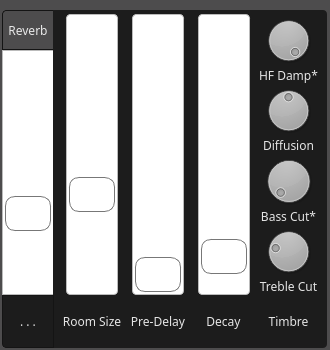
<?xml version="1.0" encoding="UTF-8"?>
<ui version="4.0">
 <class>FJReverbFrame</class>
 <widget class="QFrame" name="FJReverbFrame">
  <property name="geometry">
   <rect>
    <x>0</x>
    <y>0</y>
    <width>330</width>
    <height>350</height>
   </rect>
  </property>
  <property name="maximumSize">
   <size>
    <width>330</width>
    <height>16777215</height>
   </size>
  </property>
  <property name="windowTitle">
   <string>Form</string>
  </property>
  <property name="styleSheet">
   <string notr="true">* {
    background: #4d4c4d;
    font-family: handelgotdlig;
    font-weight: 200;
}



 QComboBox {
     border: 1px solid #141414;
     border-radius: 4px;
     padding: 1px 18px 1px 3px;
     min-width: 6em;
     color: #e8e8e8;
 }

 QComboBox:editable {
    background: #5b5a5b
 }

 QComboBox:!editable, QComboBox::drop-down:editable {
      background: qlineargradient(x1: 0, y1: 0, x2: 0, y2: 1,
      stop: 0 #3c3c3c, stop: 1 #262627);
 }

 /* QComboBox gets the &quot;on&quot; state when the popup is open */
 QComboBox:!editable:on, QComboBox::drop-down:editable:on {
     background: #5b5a5b
 }

 QComboBox:on { /* shift the text when the popup opens */
     padding-top: 3px;
     padding-left: 4px;
 }

 QComboBox::drop-down {
     subcontrol-origin: padding;
     subcontrol-position: top right;
     width: 15px;

     border-left-width: 1px;
     border-left-color: darkgray;
     border-left-style: solid; /* just a single line */
     border-top-right-radius: 3px; /* same radius as the QComboBox */
     border-bottom-right-radius: 3px;
 }

QComboBox QAbstractItemView {
    border: 1px solid #141414;
    selection-background-color: #5b5a5b;
}

 QSpinBox {
     /*padding-right: 15px; make room for the arrows */
     background-color: qlineargradient(x1: 0, y1: 0, x2: 0, y2: 1,
                                      stop: 0 #3c3c3c, stop: 1 #262627);
    color: #e8e8e8;
     border: none;
     border-radius: 4px;
     /*border-width: 3;*/
}

QSpinBox::up-button {
    border: none;
}

QSpinBox::down-button {
    border: none;
}

QLineEdit {
    border: 1px solid #141414;
    border-radius: 4px;
    color: #e8e8e8;
    background-color: qlineargradient(x1: 0, y1: 0, x2: 0, y2: 1,
                                     stop: 0 #3c3c3c, stop: 1 #262627);
    selection-background-color: #e8e8e8;
    selection-color: #262627
}

QProgressBar {
    border: 1px solid #141414;
    border-radius: 4px;
    text-align: center;
 }


 QProgressBar::chunk {
    background-color: qlineargradient(x1: 0, y1: 0, x2: 0, y2: 1,
                                      stop: 0 #3c3c3c, stop: 1 #262627);
    width: 20px;
 }

QFrame, QLabel, QToolTip {
   color: #e5e5e5;
   /*border: 1px solid #141414;*/
}

QFrame[style=&quot;plain&quot;] {
    border: 100px solid pink;
}

QAbstractButton {
   padding: 3px;
   border: 1px solid #141414;
   border-radius: 4px;
   background-color: qlineargradient(x1: 0, y1: 0, x2: 0, y2: 1,
                                     stop: 0 #3c3c3c, stop: 1 #262627);
    color: #e8e8e8;
}
QAbstractButton::hover {
   background-color: #5b5a5b;
}

QAbstractButton::disabled {
    color: #262627;
}

QAbstractButton::checked {
    background-color: #1c1c1c;
}

 QTabWidget::pane { /* The tab widget frame */
     border-top: 1px solid #141414;
     position: absolute;
     top: -0.5em;
 }

 QTabWidget::tab-bar {
     alignment: center;
 }

 /* Style the tab using the tab sub-control. Note that
     it reads QTabBar _not_ QTabWidget */
 QTabBar::tab {
 background-color: qlineargradient(x1: 0, y1: 0, x2: 0, y2: 1,
                                   stop: 0 #3c3c3c, stop: 1 #262627);

    border: 1px solid #141414;

     /*border: 2px solid #C4C4C3;
     border-bottom-color: #C2C7CB; same as the pane color */
     border-top-left-radius: 4px;
     border-top-right-radius: 4px;
     min-width: 8ex;
     padding: 2px;
     color: #e8e8e8;
 }

 QTabBar::tab:selected, QTabBar::tab:hover {
     background: #5b5a5b;
 }

 QTabBar::tab:selected {
     border-color: #5b5a5b;
     color: #141414;
     /*border-bottom-color: #C2C7CB; same as pane color */
 }

 QSlider::groove:horizontal {
 border: 1px solid #141414;
     height: 8px; /* the groove expands to the size of the slider by default. by giving it a height, it has a fixed size */
     background-color: qlineargradient(x1: 0, y1: 0, x2: 0, y2: 1,
                                       stop: 0 #3c3c3c, stop: 1 #262627);
     margin: 2px 0;
 }

 QSlider::handle:horizontal {
 background-color: qlineargradient(x1: 0, y1: 0, x2: 0, y2: 1,
                                   stop: 0 #3c3c3c, stop: 1 #262627);     border: 1px solid #5c5c5c;
     width: 18px;
     /*margin: -2px 0;  handle is placed by default on the contents rect of the groove. Expand outside the groove */
     border-radius: 3px;
 }

  QScrollBar:vertical {
      border: 0px solid transparent;
      background: transparent;
      width: 4px;
      margin: 0px 0 0px 0;
  }
  QScrollBar::handle:vertical {
      background: #e8e8e8;
      min-width: 20px;
      border: 2px solid #e8e8e8;
      border-radius: 2px;
  }
  QScrollBar::add-line:vertical {
      border: 0px solid transparent;
      background: transparent;
      height: 0px;
      subcontrol-position: bottom;
      subcontrol-origin: margin;
  }

  QScrollBar::sub-line:vertical {
      border: 0px solid transparent;
      background: transparent;
      height: 0px;
      subcontrol-position: top;
      subcontrol-origin: margin;
  }
  QScrollBar::up-arrow:vertical, QScrollBar::down-arrow:vertical {
      border: 0px solid grey;
      width: 0px;
      height: 0px;
      background: white;
  }

  QScrollBar::add-page:vertical, QScrollBar::sub-page:vertical {
      background: none;
  }



  QScrollBar:horizontal {
      border: 0px solid transparent;
      background: transparent;
      height: 4px;
      margin: 0px 0 0px 0;
  }
  QScrollBar::handle:horizontal{
      background: #e8e8e8;
      min-height: 20px;
      border: 2px solid #e8e8e8;
      border-radius: 2px;
  }
  QScrollBar::add-line:horizontal {
      border: 0px solid transparent;
      background: transparent;
      height: 0px;
      subcontrol-position: bottom;
      subcontrol-origin: margin;
  }

  QScrollBar::sub-line:horizontal {
      border: 0px solid transparent;
      background: transparent;
      height: 0px;
      subcontrol-position: top;
      subcontrol-origin: margin;
  }
  QScrollBar::up-arrow:horizontal, QScrollBar::down-arrow:horizontal {
      border: 0px solid grey;
      width: 0px;
      height: 0px;
      background: white;
  }

  QScrollBar::add-page:vertical, QScrollBar::sub-page:vertical {
      background: none;
  }





QSlider::groove:horizontal {
border: 1px solid #bbb;
background: white;
height: 20px;
border-radius: 4px;
}

QSlider::groove:vertical {
border: 1px solid #bbb;
background: white;
width: 50px;
border-radius: 4px;
}

QSlider::sub-page:horizontal {
background: qlineargradient(x1: 0, y1: 0,    x2: 0, y2: 1,
    stop: 0 #444, stop: 1 #bbb);
background: qlineargradient(x1: 0, y1: 0.2, x2: 1, y2: 1,
    stop: 0 #bbb, stop: 1 #555);
border: 0px solid #777;
height: 40px;
border-radius: 4px;
border-top-left-radius: 4px;
border-top-right-radius: 0px;
border-bottom-left-radius: 4px;
border-bottom-right-radius: 0px;
}

QSlider::sub-page:vertical {
background: qlineargradient(x1: 0, y1: 1,    x2: 0, y2: 0,
    stop: 0 #bbb, stop: 1 #444);
background: qlineargradient(x1: 0, y1: 1, x2: 1, y2: 0.2,
    stop: 0 #555, stop: 1 #bbb);
border: 0px solid #777;
width: 53px;
border-top-left-radius: 4px;
border-top-right-radius: 4px;
border-bottom-left-radius: 0px;
border-bottom-right-radius: 0px;
}

QSlider::add-page:horizontal {
background: qlineargradient(x1: 0, y1: 1,    x2: 0, y2: 0,
    stop: 0 #bbb, stop: 1 #444);
background: qlineargradient(x1: 0, y1: 1, x2: 1, y2: 0.2,
    stop: 0 #555, stop: 1 #bbb);
border: 0px solid #777;
height: 40px;
border-top-left-radius: 0px;
border-top-right-radius: 4px;
border-bottom-left-radius: 0px;
border-bottom-right-radius: 4px;
}

QSlider::add-page:vertical {
background: qlineargradient(x1: 0, y1: 1,    x2: 0, y2: 0,
    stop: 0 #444, stop: 1 #bbb);
background: qlineargradient(x1: 1, y1: 1, x2: 0, y2: 0.2,
    stop: 0 #bbb, stop: 1 #555);
border: 0px solid #777;
width: 53px;
border-top-left-radius: 0px;
border-top-right-radius: 0px;
border-bottom-left-radius: 4px;
border-bottom-right-radius: 4px;
}

QSlider::handle:horizontal {
     background-color: qlineargradient(x1: 0, y1: 0, x2: 0, y2: 1,
                                      stop: 0 #3c3c3c, stop: 1 #262627);
border: 1px solid #777;
width: 53px;
margin-top: -2px;
margin-bottom: -2px;
border-radius: 10px;
margin: 2px;
}

QSlider::handle:vertical {
     background-color: qlineargradient(x1: 0, y1: 0, x2: 0, y2: 1,
                                      stop: 0 #3c3c3c, stop: 1 #262627);
border: 1px solid #777;
height: 33px;
margin-top: -2px;
margin-bottom: -2px;
border-radius: 10px;
margin: 2px;
}

QSlider::sub-page:horizontal:disabled {
background: #bbb;
border-color: #999;
}

QSlider::sub-page:vertical:disabled {
background: #bbb;
border-color: #999;
}

QSlider::add-page:horizontal:disabled {
background: #eee;
border-color: #999;
}

QSlider::add-page:vertical:disabled {
background: #eee;
border-color: #999;
}

QSlider::handle:horizontal:disabled {
background: #eee;
border: 1px solid #aaa;
border-radius: 4px;
}

QSlider::handle:vertical:disabled {
background: #eee;
border: 1px solid #aaa;
border-radius: 4px;
}</string>
  </property>
  <widget class="QSlider" name="verticalSlider_dryWet">
   <property name="geometry">
    <rect>
     <x>2</x>
     <y>50</y>
     <width>53</width>
     <height>245</height>
    </rect>
   </property>
   <property name="sizePolicy">
    <sizepolicy hsizetype="Expanding" vsizetype="Expanding">
     <horstretch>0</horstretch>
     <verstretch>0</verstretch>
    </sizepolicy>
   </property>
   <property name="minimumSize">
    <size>
     <width>53</width>
     <height>0</height>
    </size>
   </property>
   <property name="maximumSize">
    <size>
     <width>53</width>
     <height>16777215</height>
    </size>
   </property>
   <property name="styleSheet">
    <string notr="true">
QSlider::handle:vertical {
     background-color: qlineargradient(x1: 0, y1: 0, x2: 0, y2: 1,
                                      stop: 0 #3c3c3c, stop: 1 #FF2627);
}

QSlider::groove:vertical {
border: 1px solid #bbb;
background: white;
width: 50px;
border-top-left-radius: 0px;
border-top-right-radius: 0px;
border-bottom-left-radius: 0px;
border-bottom-right-radius: 0px;}

QSlider::sub-page:vertical {
border-top-left-radius: 0px;
border-top-right-radius: 0px;
border-bottom-left-radius: 0px;
border-bottom-right-radius: 0px;
}

QSlider::add-page:vertical {
border-top-left-radius: 0px;
border-top-right-radius: 0px;
border-bottom-left-radius: 0px;
border-bottom-right-radius: 0px;
}


QSlider::sub-page:vertical {
background: qlineargradient(x1: 0, y1: 1,    x2: 0, y2: 0,
    stop: 0 #3c3c3c, stop: 1 #262627);
background: qlineargradient(x1: 0, y1: 1, x2: 1, y2: 0.2,
    stop: 0 #262627, stop: 1 #3c3c3c);
}

QSlider::add-page:vertical {
background: qlineargradient(x1: 0, y1: 1,    x2: 0, y2: 0,
    stop: 0 #3c3c3c, stop: 1 #262627);
background: qlineargradient(x1: 1, y1: 1, x2: 0, y2: 0.2,
    stop: 0 #3c3c3c, stop: 1 #262627);

}
</string>
   </property>
   <property name="maximum">
    <number>100</number>
   </property>
   <property name="value">
    <number>30</number>
   </property>
   <property name="orientation">
    <enum>Qt::Vertical</enum>
   </property>
  </widget>
  <widget class="QPushButton" name="pushButton_menu">
   <property name="geometry">
    <rect>
     <x>2</x>
     <y>10</y>
     <width>52</width>
     <height>40</height>
    </rect>
   </property>
   <property name="minimumSize">
    <size>
     <width>52</width>
     <height>40</height>
    </size>
   </property>
   <property name="maximumSize">
    <size>
     <width>52</width>
     <height>40</height>
    </size>
   </property>
   <property name="styleSheet">
    <string notr="true">border-bottom-left-radius: 0px;
border-bottom-right-radius: 0px;
border-top-right-radius: 0px; /* DO NOT MODIFY THIS LINE */</string>
   </property>
   <property name="text">
    <string>Reverb</string>
   </property>
  </widget>
  <widget class="QFrame" name="frame">
   <property name="geometry">
    <rect>
     <x>53</x>
     <y>10</y>
     <width>274</width>
     <height>338</height>
    </rect>
   </property>
   <property name="sizePolicy">
    <sizepolicy hsizetype="Fixed" vsizetype="Preferred">
     <horstretch>0</horstretch>
     <verstretch>0</verstretch>
    </sizepolicy>
   </property>
   <property name="maximumSize">
    <size>
     <width>274</width>
     <height>16777215</height>
    </size>
   </property>
   <property name="styleSheet">
    <string notr="true">background: #1c1c1c;
border-top-left-radius: 0px;
border-bottom-left-radius: 0px;
border-top-right-radius: 4px;
border-bottom-right-radius: 4px;</string>
   </property>
   <property name="frameShape">
    <enum>QFrame::StyledPanel</enum>
   </property>
   <property name="frameShadow">
    <enum>QFrame::Raised</enum>
   </property>
   <layout class="QGridLayout" name="gridLayout_2">
    <property name="topMargin">
     <number>4</number>
    </property>
    <property name="bottomMargin">
     <number>4</number>
    </property>
    <property name="verticalSpacing">
     <number>4</number>
    </property>
    <item row="8" column="3">
     <widget class="QLabel" name="label">
      <property name="text">
       <string>Timbre</string>
      </property>
      <property name="alignment">
       <set>Qt::AlignCenter</set>
      </property>
     </widget>
    </item>
    <item row="0" column="3" rowspan="8">
     <layout class="QVBoxLayout" name="verticalLayout">
      <property name="spacing">
       <number>0</number>
      </property>
      <item>
       <widget class="QDial" name="dial_treble">
        <property name="maximumSize">
         <size>
          <width>80</width>
          <height>16777215</height>
         </size>
        </property>
        <property name="minimum">
         <number>2000</number>
        </property>
        <property name="maximum">
         <number>20000</number>
        </property>
        <property name="value">
         <number>20000</number>
        </property>
       </widget>
      </item>
      <item>
       <widget class="QLabel" name="label_hfDamp">
        <property name="maximumSize">
         <size>
          <width>80</width>
          <height>16777215</height>
         </size>
        </property>
        <property name="text">
         <string>HF Damp*</string>
        </property>
        <property name="alignment">
         <set>Qt::AlignCenter</set>
        </property>
       </widget>
      </item>
      <item>
       <widget class="QDial" name="dial_diffusion">
        <property name="maximumSize">
         <size>
          <width>80</width>
          <height>16777215</height>
         </size>
        </property>
        <property name="maximum">
         <number>100</number>
        </property>
        <property name="value">
         <number>50</number>
        </property>
       </widget>
      </item>
      <item>
       <widget class="QLabel" name="label_6">
        <property name="maximumSize">
         <size>
          <width>80</width>
          <height>16777215</height>
         </size>
        </property>
        <property name="text">
         <string>Diffusion</string>
        </property>
        <property name="alignment">
         <set>Qt::AlignCenter</set>
        </property>
       </widget>
      </item>
      <item>
       <widget class="QDial" name="dial_bass">
        <property name="maximumSize">
         <size>
          <width>80</width>
          <height>16777215</height>
         </size>
        </property>
        <property name="minimum">
         <number>20</number>
        </property>
        <property name="maximum">
         <number>20000</number>
        </property>
        <property name="value">
         <number>300</number>
        </property>
       </widget>
      </item>
      <item>
       <widget class="QLabel" name="label_7">
        <property name="maximumSize">
         <size>
          <width>80</width>
          <height>16777215</height>
         </size>
        </property>
        <property name="text">
         <string>Bass Cut*</string>
        </property>
        <property name="alignment">
         <set>Qt::AlignCenter</set>
        </property>
       </widget>
      </item>
      <item>
       <widget class="QDial" name="dial_trebleCut">
        <property name="maximumSize">
         <size>
          <width>80</width>
          <height>16777215</height>
         </size>
        </property>
        <property name="minimum">
         <number>20</number>
        </property>
        <property name="maximum">
         <number>20000</number>
        </property>
        <property name="value">
         <number>5000</number>
        </property>
       </widget>
      </item>
      <item>
       <widget class="QLabel" name="label_8">
        <property name="maximumSize">
         <size>
          <width>80</width>
          <height>16777215</height>
         </size>
        </property>
        <property name="text">
         <string>Treble Cut</string>
        </property>
        <property name="alignment">
         <set>Qt::AlignCenter</set>
        </property>
       </widget>
      </item>
     </layout>
    </item>
    <item row="8" column="1">
     <widget class="QLabel" name="label_3">
      <property name="sizePolicy">
       <sizepolicy hsizetype="Expanding" vsizetype="Preferred">
        <horstretch>0</horstretch>
        <verstretch>0</verstretch>
       </sizepolicy>
      </property>
      <property name="minimumSize">
       <size>
        <width>0</width>
        <height>45</height>
       </size>
      </property>
      <property name="maximumSize">
       <size>
        <width>16777215</width>
        <height>45</height>
       </size>
      </property>
      <property name="text">
       <string>Pre-Delay</string>
      </property>
      <property name="alignment">
       <set>Qt::AlignCenter</set>
      </property>
     </widget>
    </item>
    <item row="8" column="0">
     <widget class="QLabel" name="label_2">
      <property name="sizePolicy">
       <sizepolicy hsizetype="Expanding" vsizetype="Preferred">
        <horstretch>0</horstretch>
        <verstretch>0</verstretch>
       </sizepolicy>
      </property>
      <property name="minimumSize">
       <size>
        <width>0</width>
        <height>45</height>
       </size>
      </property>
      <property name="maximumSize">
       <size>
        <width>16777215</width>
        <height>45</height>
       </size>
      </property>
      <property name="text">
       <string>Room Size</string>
      </property>
      <property name="alignment">
       <set>Qt::AlignCenter</set>
      </property>
     </widget>
    </item>
    <item row="8" column="2">
     <widget class="QLabel" name="label_4">
      <property name="sizePolicy">
       <sizepolicy hsizetype="Expanding" vsizetype="Preferred">
        <horstretch>0</horstretch>
        <verstretch>0</verstretch>
       </sizepolicy>
      </property>
      <property name="minimumSize">
       <size>
        <width>0</width>
        <height>45</height>
       </size>
      </property>
      <property name="maximumSize">
       <size>
        <width>16777215</width>
        <height>45</height>
       </size>
      </property>
      <property name="text">
       <string>Decay</string>
      </property>
      <property name="alignment">
       <set>Qt::AlignCenter</set>
      </property>
     </widget>
    </item>
    <item row="0" column="2" rowspan="8">
     <widget class="QSlider" name="verticalSlider_decayTime">
      <property name="sizePolicy">
       <sizepolicy hsizetype="Expanding" vsizetype="Expanding">
        <horstretch>0</horstretch>
        <verstretch>0</verstretch>
       </sizepolicy>
      </property>
      <property name="minimumSize">
       <size>
        <width>60</width>
        <height>0</height>
       </size>
      </property>
      <property name="maximumSize">
       <size>
        <width>16777215</width>
        <height>16777215</height>
       </size>
      </property>
      <property name="minimum">
       <number>400</number>
      </property>
      <property name="maximum">
       <number>15000</number>
      </property>
      <property name="singleStep">
       <number>1</number>
      </property>
      <property name="value">
       <number>1500</number>
      </property>
      <property name="orientation">
       <enum>Qt::Vertical</enum>
      </property>
     </widget>
    </item>
    <item row="0" column="1" rowspan="8">
     <widget class="QSlider" name="verticalSlider_preDelay">
      <property name="sizePolicy">
       <sizepolicy hsizetype="Expanding" vsizetype="Expanding">
        <horstretch>0</horstretch>
        <verstretch>0</verstretch>
       </sizepolicy>
      </property>
      <property name="minimumSize">
       <size>
        <width>60</width>
        <height>0</height>
       </size>
      </property>
      <property name="maximumSize">
       <size>
        <width>16777215</width>
        <height>16777215</height>
       </size>
      </property>
      <property name="minimum">
       <number>0</number>
      </property>
      <property name="maximum">
       <number>100</number>
      </property>
      <property name="value">
       <number>0</number>
      </property>
      <property name="orientation">
       <enum>Qt::Vertical</enum>
      </property>
     </widget>
    </item>
    <item row="0" column="0" rowspan="8">
     <widget class="QSlider" name="verticalSlider_roomSize">
      <property name="sizePolicy">
       <sizepolicy hsizetype="Expanding" vsizetype="Expanding">
        <horstretch>0</horstretch>
        <verstretch>0</verstretch>
       </sizepolicy>
      </property>
      <property name="minimumSize">
       <size>
        <width>60</width>
        <height>0</height>
       </size>
      </property>
      <property name="maximumSize">
       <size>
        <width>16777215</width>
        <height>16777215</height>
       </size>
      </property>
      <property name="maximum">
       <number>6</number>
      </property>
      <property name="value">
       <number>2</number>
      </property>
      <property name="orientation">
       <enum>Qt::Vertical</enum>
      </property>
     </widget>
    </item>
   </layout>
  </widget>
  <widget class="QToolButton" name="toolButton_more">
   <property name="geometry">
    <rect>
     <x>2</x>
     <y>295</y>
     <width>52</width>
     <height>53</height>
    </rect>
   </property>
   <property name="minimumSize">
    <size>
     <width>52</width>
     <height>53</height>
    </size>
   </property>
   <property name="maximumSize">
    <size>
     <width>52</width>
     <height>53</height>
    </size>
   </property>
   <property name="styleSheet">
    <string notr="true">border-top-left-radius: 0px;
border-bottom-left-radius: 4px;
border-top-right-radius: 0px;
border-bottom-right-radius: 0px; /* DO NOT MODIFY THIS LINE */</string>
   </property>
   <property name="text">
    <string>. . .</string>
   </property>
   <property name="checkable">
    <bool>true</bool>
   </property>
   <property name="checked">
    <bool>true</bool>
   </property>
  </widget>
 </widget>
 <resources/>
 <connections/>
</ui>
